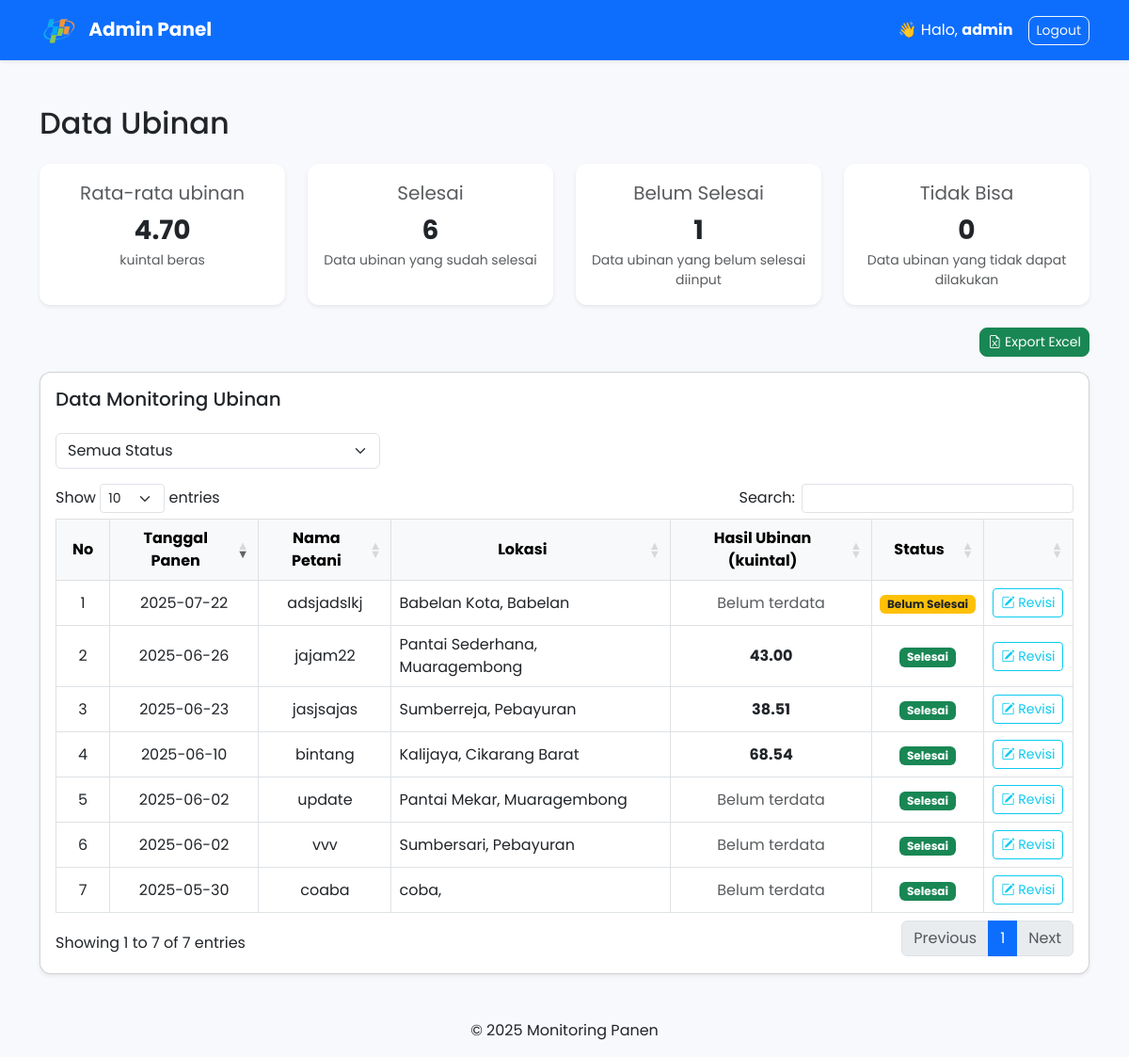
The app's page /client/service/admin-biasa/dashboard.php (signed in) with its own data.
### tables this page shows
CREATE TABLE `monitoring_data_panen` (
  `id` int(11) NOT NULL,
  `nama_petani` varchar(100) NOT NULL,
  `desa` varchar(100) NOT NULL,
  `kecamatan` varchar(100) NOT NULL,
  `tanggal_panen` date NOT NULL,
  `foto_petani` varchar(255) NOT NULL,
  `foto_potong` varchar(255) NOT NULL,
  `foto_timbangan` varchar(255) NOT NULL,
  `berat_plot` decimal(10,2) DEFAULT NULL,
  `gkp` decimal(10,2) DEFAULT NULL,
  `gkg` decimal(10,2) DEFAULT NULL,
  `ku` decimal(10,2) DEFAULT NULL,
  `status` enum('selesai','belum selesai','tidak bisa','sudah') DEFAULT NULL,
  `user_id` int(11) NOT NULL,
  `nomor_sub_segmen` varchar(11) NOT NULL,
  `note` varchar(500) NOT NULL,
  `created_at` timestamp NOT NULL DEFAULT current_timestamp(),
  `updated_at` timestamp NULL DEFAULT NULL
);

### client/service/admin-biasa/dashboard.php (the view, shortened to what this page needs)
<?php
include '../../../server/config/koneksi.php';
$data = mysqli_query($conn, "SELECT * FROM monitoring_data_panen ORDER BY created_at DESC");
$q_avg = mysqli_query($conn, "SELECT AVG(berat_plot) AS avg_berat_plot FROM monitoring_data_panen WHERE berat_plot IS NOT NULL AND berat_plot != ''");
$avg = mysqli_fetch_assoc($q_avg);
$avg_berat_plot = $avg['avg_berat_plot'] !== null ? number_format($avg['avg_berat_plot'], 2) : 'Belum terdata';
$q_status = mysqli_query($conn, "
    SELECT status, COUNT(*) as jumlah
    FROM monitoring_data_panen
    WHERE status IN ('selesai', 'belum selesai', 'tidak bisa')
    GROUP BY status
");
$status_count = [
    'selesai' => 0,
    'belum selesai' => 0,
    'tidak bisa' => 0
];
while ($row = mysqli_fetch_assoc($q_status)) {
    $status_count[strtolower($row['status'])] = $row['jumlah'];
}
?>
<!DOCTYPE html>
<html lang="id">
<head>
    <link href="https://cdn.jsdelivr.net/npm/bootstrap@5.3.0/dist/css/bootstrap.min.css" rel="stylesheet">
    <link href="https://cdn.datatables.net/1.13.6/css/dataTables.bootstrap5.min.css" rel="stylesheet">
    <link href="https://cdn.jsdelivr.net/npm/bootstrap-icons@1.10.5/font/bootstrap-icons.css" rel="stylesheet">
</head>
<body>
<nav class="navbar navbar-expand-lg navbar-dark bg-primary shadow-sm">
    <div class="container">
        <a class="navbar-brand" href="#">
            <img src="../../assets/logo.png" alt="Logo" width="40" class="me-2">
            Admin Panel
        </a>
        <div class="d-flex align-items-center">
            <span class="text-white me-3">👋 Halo, <strong><?= htmlspecialchars($_SESSION['admin']); ?></strong></span>
            <a href="../../auth/logout.php" class="btn btn-outline-light btn-sm btn-custom">Logout</a>
        </div>
    </div>
</nav>
<div class="container my-5">
    <h2 class="mb-4">Data Ubinan</h2>
            <div class="row g-4 mb-4">
                <div class="col-12 col-sm-6 col-lg-3">
                    <div class="card shadow-sm border-0 text-center h-100">
                        <div class="card-body">
                        <div class="fs-5 text-muted mb-1">Rata-rata ubinan</div>
                        <div class="fs-3 fw-bold"><?= $avg_berat_plot; ?></div>
                        <div class="small text-muted">kuintal beras</div>
                        </div>
                    </div>
                </div>
                <div class="col-12 col-sm-6 col-lg-3">
                    <div class="card shadow-sm border-0 text-center h-100">
                        <div class="card-body">
                        <div class="fs-5 text-muted mb-1">Selesai</div>
                        <div class="fs-3 fw-bold"><?= $status_count['selesai'];; ?></div>
                        <div class="small text-muted">Data ubinan yang sudah selesai</div>
                        </div>
                    </div>
                </div>
                <div class="col-12 col-sm-6 col-lg-3">
                    <div class="card shadow-sm border-0 text-center h-100">
                        <div class="card-body">
                        <div class="fs-5 text-muted mb-1">Belum Selesai</div>
                        <div class="fs-3 fw-bold"><?= $status_count['belum selesai'];; ?></div>
                        <div class="small text-muted">Data ubinan yang belum selesai diinput</div>
                        </div>
                    </div>
                </div>
                <div class="col-12 col-sm-6 col-lg-3">
                    <div class="card shadow-sm border-0 text-center h-100">
                        <div class="card-body">
                        <div class="fs-5 text-muted mb-1">Tidak Bisa</div>
                        <div class="fs-3 fw-bold"><?= $status_count['tidak bisa'];; ?></div>
                        <div class="small text-muted">Data ubinan yang tidak dapat dilakukan</div>
                        </div>
                    </div>
                </div>
            </div>
            <div class="d-flex justify-content-end align-items-center mt-4 mb-3">
                <a href="export_excel.php" class="btn btn-success btn-sm btn-custom">
                    <i class="bi bi-file-earmark-excel"></i> Export Excel
                </a>
            </div>
            <div class="card shadow-sm">
                <div class="card-body">
                    <h5 class="card-title mb-4">Data Monitoring Ubinan</h5>
                    <div class="row mb-3">
                        <div class="col-md-4 mb-2 mb-md-0">
                            <select id="statusFilter" class="form-select">
                                <option value="">Semua Status</option>
                            </select>
                        </div>
                    </div>
                    <div class="table-responsive">
                        <table id="tabelPanen" class="table table-bordered align-middle table-hover">
                            <thead class="table-light text-center">
                                <tr>
                                    <th class="text-center align-middle" style="width:40px;">No</th>
                                    <th class="text-center align-middle">Tanggal Panen</th>
                                    <th class="text-center align-middle">Nama Petani</th>
                                    <th class="text-center align-middle">Lokasi</th>
                                    <th class="text-center align-middle">Hasil Ubinan (kuintal)</th>
                                    <th class="text-center align-middle">Status</th>
                                    <th class="text-center align-middle" style="width:60px;"></th>
                                </tr>
                            </thead>
                            <tbody>
                                <?php if (mysqli_num_rows($data) > 0): ?>
                                    <?php while($row = mysqli_fetch_assoc($data)): ?>
                                        <tr class="table-row-link"
                                            data-href="detail_panen.php?id=<?= $row['id']; ?>"
                                            data-status="<?= strtolower($row['status'] ?? ''); ?>">
                                            <td class="text-center"></td>
                                            <td class="text-center"><?= htmlspecialchars($row['tanggal_panen']); ?></td>
                                            <td class="text-center"><?= htmlspecialchars($row['nama_petani']); ?></td>
                                            <td><?= htmlspecialchars($row['desa'] . ', ' . $row['kecamatan']); ?></td>
                                            <td class="text-center">
                                                <?php
                                                if (!empty($row['ku']) && $row['ku'] != 0) {
                                                    echo '<span class="fw-bold">' . htmlspecialchars($row['ku']) . '</span>';
                                                } else {
                                                    echo '<span class="text-muted">Belum terdata</span>';
                                                }
                                                ?>
                                            </td>
                                            <td class="text-center">
                                                <?php
                                                $status = isset($row['status']) ? strtolower($row['status']) : '';
                                                if ($status === 'selesai') {
                                                    echo '<span class="badge bg-success">Selesai</span>';
                                                } elseif ($status === 'belum selesai') {
                                                    echo '<span class="badge bg-warning text-dark">Belum Selesai</span>';
                                                } elseif ($status === 'tidak bisa') {
                                                    echo '<span class="badge bg-danger">Tidak Bisa</span>';
                                                } elseif ($status === 'sudah') {
                                                    echo '<span class="badge bg-primary">Sudah</span>';
                                                } else {
                                                    echo '<span class="badge bg-secondary">-</span>';
                                                }
                                                ?>
                                            </td>
                                            <td class="text-center">
                                                <button type="button" class="btn btn-sm btn-outline-info revisiButton"
                                                    data-id="<?= $row['id']; ?>"
                                                    data-nama="<?= htmlspecialchars($row['nama_petani']); ?>">
                                                    <i class="bi bi-pencil-square"></i> Revisi
                                                </button>
                                            </td>
                                        </tr>
                                    <?php endwhile; ?>
                                <?php else: ?>
                                    <tr>
                                        <td colspan="6" class="text-center text-muted">Belum ada data panen.</td>
                                    </tr>
                                <?php endif; ?>
                            </tbody>
                        </table>
                    </div>
                </div>
            </div>
</div>
<footer class="text-center mt-5 mb-3">
    &copy; <?= date('Y'); ?> Monitoring Panen
</footer>
</body>
</html>

### client/service/admin-biasa/dashboard.php (style rules this page uses)
body { background-color: #f8f9fc; font-family: 'Poppins', sans-serif; }
.navbar-brand { font-weight: bold; font-size: 20px; }
.card { border-radius: 12px; }
.btn-custom { border-radius: 8px; transition: all 0.3s ease; }
.table-row-link { cursor: pointer; }

### records on screen
monitoring_data_panen: tanggal_panen "2025-07-22", nama_petani "adsjadslkj", desa+kecamatan "Babelan Kota, Babelan", ku "Belum terdata", status "Belum Selesai"
monitoring_data_panen: tanggal_panen "2025-06-26", nama_petani "jajam22", desa+kecamatan "Pantai Sederhana, Muaragembong", ku "43.00", status "Selesai"
monitoring_data_panen: tanggal_panen "2025-06-23", nama_petani "jasjsajas", desa+kecamatan "Sumberreja, Pebayuran", ku "38.51", status "Selesai"
monitoring_data_panen: tanggal_panen "2025-06-10", nama_petani "bintang", desa+kecamatan "Kalijaya, Cikarang Barat", ku "68.54", status "Selesai"
monitoring_data_panen: tanggal_panen "2025-06-02", nama_petani "update", desa+kecamatan "Pantai Mekar, Muaragembong", ku "Belum terdata", status "Selesai"
monitoring_data_panen: tanggal_panen "2025-06-02", nama_petani "vvv", desa+kecamatan "Sumbersari, Pebayuran", ku "Belum terdata", status "Selesai"
monitoring_data_panen: tanggal_panen "2025-05-30", nama_petani "coaba", desa+kecamatan "coba,", ku "Belum terdata", status "Selesai"

### other values on screen
$_SESSION['admin'] "admin"
$avg_berat_plot "4.70"
$status_count['selesai'] "6"
$status_count['belum selesai'] "1"
$status_count['tidak bisa'] "0"
